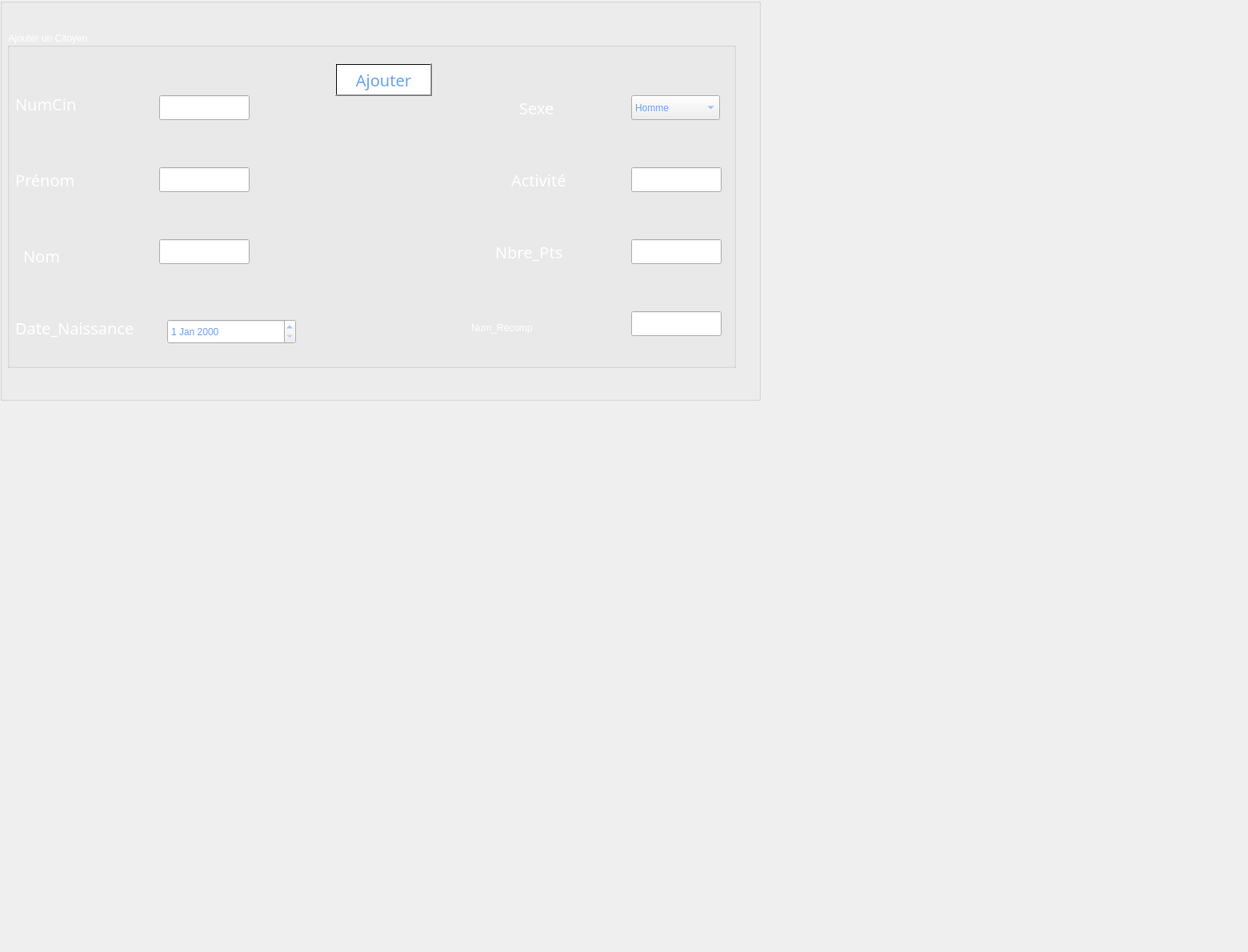
        <widget class="QWidget" name="ajouterCit">
         <attribute name="title">
          <string>Ajouter</string>
         </attribute>
         <widget class="QGroupBox" name="groupBox">
          <property name="geometry">
           <rect>
            <x>0</x>
            <y>-30</y>
            <width>951</width>
            <height>531</height>
           </rect>
          </property>
          <property name="font">
           <font>
            <family>Rockwell</family>
            <pointsize>15</pointsize>
            <weight>50</weight>
            <italic>false</italic>
            <bold>false</bold>
            <underline>true</underline>
           </font>
          </property>
          <property name="autoFillBackground">
           <bool>false</bool>
          </property>
          <property name="styleSheet">
           <string notr="true">color:rgb(255, 255, 255);</string>
          </property>
          <property name="title">
           <string>Ajouter un citoyen</string>
          </property>
          <property name="flat">
           <bool>false</bool>
          </property>
          <property name="checkable">
           <bool>false</bool>
          </property>
          <widget class="QLabel" name="label_38">
           <property name="geometry">
            <rect>
             <x>0</x>
             <y>30</y>
             <width>951</width>
             <height>501</height>
            </rect>
           </property>
           <property name="styleSheet">
            <string notr="true">background-image: url(:/1.jpg);</string>
           </property>
           <property name="text">
            <string/>
           </property>
          </widget>
          <widget class="QGroupBox" name="groupBox_5">
           <property name="geometry">
            <rect>
             <x>9</x>
             <y>69</y>
             <width>911</width>
             <height>421</height>
            </rect>
           </property>
           <property name="title">
            <string>Ajouter un Citoyen</string>
           </property>
           <widget class="QDateEdit" name="date">
            <property name="geometry">
             <rect>
              <x>200</x>
              <y>360</y>
              <width>161</width>
              <height>31</height>
             </rect>
            </property>
            <property name="styleSheet">
             <string notr="true">color:rgb(103, 161, 255);
</string>
            </property>
           </widget>
           <widget class="QLabel" name="label_11">
            <property name="geometry">
             <rect>
              <x>10</x>
              <y>350</y>
              <width>191</width>
              <height>41</height>
             </rect>
            </property>
            <property name="font">
             <font>
              <family>Rockwell</family>
              <pointsize>15</pointsize>
              <weight>50</weight>
              <italic>false</italic>
              <bold>false</bold>
             </font>
            </property>
            <property name="text">
             <string>Date_Naissance</string>
            </property>
           </widget>
           <widget class="QLabel" name="label_23">
            <property name="geometry">
             <rect>
              <x>580</x>
              <y>350</y>
              <width>191</width>
              <height>41</height>
             </rect>
            </property>
            <property name="text">
             <string>Num_Récomp</string>
            </property>
           </widget>
           <widget class="QLineEdit" name="lineEdit">
            <property name="geometry">
             <rect>
              <x>780</x>
              <y>350</y>
              <width>113</width>
              <height>31</height>
             </rect>
            </property>
            <property name="styleSheet">
             <string notr="true">color:rgb(103, 161, 255);
</string>
            </property>
           </widget>
           <widget class="QLineEdit" name="nom">
            <property name="geometry">
             <rect>
              <x>190</x>
              <y>260</y>
              <width>113</width>
              <height>31</height>
             </rect>
            </property>
            <property name="styleSheet">
             <string notr="true">color:rgb(103, 161, 255);
</string>
            </property>
           </widget>
           <widget class="QLabel" name="label_20">
            <property name="geometry">
             <rect>
              <x>20</x>
              <y>260</y>
              <width>71</width>
              <height>41</height>
             </rect>
            </property>
            <property name="font">
             <font>
              <family>Rockwell</family>
              <pointsize>15</pointsize>
              <weight>50</weight>
              <italic>false</italic>
              <bold>false</bold>
             </font>
            </property>
            <property name="text">
             <string>Nom</string>
            </property>
           </widget>
           <widget class="QLineEdit" name="nbr_pts">
            <property name="geometry">
             <rect>
              <x>780</x>
              <y>260</y>
              <width>113</width>
              <height>31</height>
             </rect>
            </property>
            <property name="styleSheet">
             <string notr="true">color:rgb(103, 161, 255);
</string>
            </property>
           </widget>
           <widget class="QLabel" name="label_8">
            <property name="geometry">
             <rect>
              <x>610</x>
              <y>260</y>
              <width>131</width>
              <height>31</height>
             </rect>
            </property>
            <property name="font">
             <font>
              <family>Rockwell</family>
              <pointsize>15</pointsize>
              <weight>50</weight>
              <italic>false</italic>
              <bold>false</bold>
             </font>
            </property>
            <property name="text">
             <string>Nbre_Pts</string>
            </property>
           </widget>
           <widget class="QLineEdit" name="activite">
            <property name="geometry">
             <rect>
              <x>780</x>
              <y>170</y>
              <width>113</width>
              <height>31</height>
             </rect>
            </property>
            <property name="styleSheet">
             <string notr="true">color:rgb(103, 161, 255);
</string>
            </property>
           </widget>
           <widget class="QLabel" name="label_7">
            <property name="geometry">
             <rect>
              <x>630</x>
              <y>170</y>
              <width>111</width>
              <height>31</height>
             </rect>
            </property>
            <property name="font">
             <font>
              <family>Rockwell</family>
              <pointsize>15</pointsize>
              <weight>50</weight>
              <italic>false</italic>
              <bold>false</bold>
             </font>
            </property>
            <property name="text">
             <string>Activité</string>
            </property>
           </widget>
           <widget class="QComboBox" name="comboBox">
            <property name="geometry">
             <rect>
              <x>780</x>
              <y>80</y>
              <width>111</width>
              <height>31</height>
             </rect>
            </property>
            <property name="styleSheet">
             <string notr="true">color:rgb(103, 161, 255);
</string>
            </property>
            <item>
             <property name="text">
              <string>Homme</string>
             </property>
            </item>
            <item>
             <property name="text">
              <string>Femme</string>
             </property>
            </item>
           </widget>
           <widget class="QLabel" name="label_19">
            <property name="geometry">
             <rect>
              <x>640</x>
              <y>80</y>
              <width>81</width>
              <height>31</height>
             </rect>
            </property>
            <property name="font">
             <font>
              <family>Rockwell</family>
              <pointsize>15</pointsize>
              <weight>50</weight>
              <italic>false</italic>
              <bold>false</bold>
             </font>
            </property>
            <property name="text">
             <string>Sexe</string>
            </property>
           </widget>
           <widget class="QLineEdit" name="prenom">
            <property name="geometry">
             <rect>
              <x>190</x>
              <y>170</y>
              <width>113</width>
              <height>31</height>
             </rect>
            </property>
            <property name="styleSheet">
             <string notr="true">color:rgb(103, 161, 255);
</string>
            </property>
           </widget>
           <widget class="QLabel" name="label_13">
            <property name="geometry">
             <rect>
              <x>10</x>
              <y>170</y>
              <width>111</width>
              <height>31</height>
             </rect>
            </property>
            <property name="font">
             <font>
              <family>Rockwell</family>
              <pointsize>15</pointsize>
              <weight>50</weight>
              <italic>false</italic>
              <bold>false</bold>
             </font>
            </property>
            <property name="text">
             <string>Prénom</string>
            </property>
           </widget>
           <widget class="QLineEdit" name="numCin">
            <property name="geometry">
             <rect>
              <x>190</x>
              <y>80</y>
              <width>113</width>
              <height>31</height>
             </rect>
            </property>
            <property name="styleSheet">
             <string notr="true">color:rgb(103, 161, 255);
</string>
            </property>
           </widget>
           <widget class="QLabel" name="label_9">
            <property name="geometry">
             <rect>
              <x>10</x>
              <y>70</y>
              <width>111</width>
              <height>41</height>
             </rect>
            </property>
            <property name="font">
             <font>
              <family>Rockwell</family>
              <pointsize>15</pointsize>
              <weight>50</weight>
              <italic>false</italic>
              <bold>false</bold>
             </font>
            </property>
            <property name="text">
             <string>NumCin</string>
            </property>
           </widget>
           <widget class="QPushButton" name="ajouter">
            <property name="enabled">
             <bool>true</bool>
            </property>
            <property name="geometry">
             <rect>
              <x>410</x>
              <y>40</y>
              <width>121</width>
              <height>41</height>
             </rect>
            </property>
            <property name="font">
             <font>
              <family>Rockwell</family>
              <pointsize>15</pointsize>
              <weight>50</weight>
              <italic>false</italic>
              <bold>false</bold>
             </font>
            </property>
            <property name="acceptDrops">
             <bool>false</bool>
            </property>
            <property name="autoFillBackground">
             <bool>false</bool>
            </property>
            <property name="styleSheet">
             <string notr="true">color:rgb(103, 161, 255);
background-color: qlineargradient(spread:pad, x1:1, y1:0, x2:1, y2:0, stop:0.919598 rgba(255, 255, 255), stop:0.98 rgba(0, 0, 0, 255), stop:1 rgba(235, 148, 61, 255));

</string>
            </property>
            <property name="text">
             <string>Ajouter</string>
            </property>
           </widget>
          </widget>
         </widget>
         <widget class="QLabel" name="label_5">
          <property name="geometry">
           <rect>
            <x>0</x>
            <y>-80</y>
            <width>1551</width>
            <height>1181</height>
           </rect>
          </property>
          <property name="text">
           <string/>
          </property>
          <property name="pixmap">
           <pixmap>../../smartshop2A18-gestion-employ-scong-s/imagesQT/74-741363_macaron-background.jpg</pixmap>
          </property>
         </widget>
         <zorder>label_5</zorder>
         <zorder>groupBox</zorder>
        </widget>
